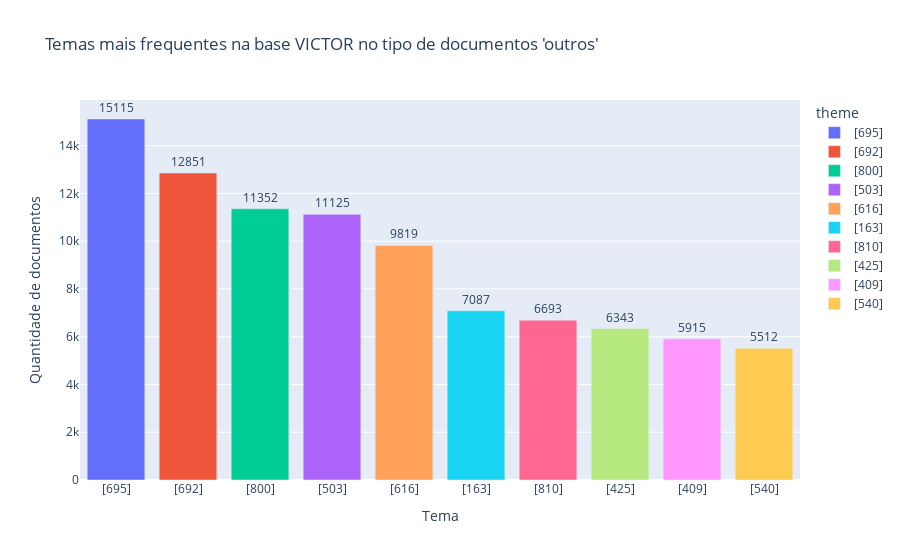

Notebook cell for this chart:
### Markdown cell above
Tema 695: Inclusão do décimo terceiro salário no cálculo do salário-benefício para apuração da Renda Mensal Inicial (RMI) 

Tema 692: Possibilidade de o CONFEA fixar valores de taxas por resolução 

Tema 800: Presunção relativa de inexistência de repercussão geral de recursos extraordinários nos Juizados Especiais Cíveis (Lei 9.099/1995)

Tema 503: Apenas lei pode criar benefícios e vantagens previdenciárias no RGPS

Tema 163: Contribuição previdenciária sobre férias, gratificação natalina, horas extras, adicional noturno etc. 

Tema 540: Fixação de anuidade por conselhos de fiscalização profissional é inconstitucional quando delegada por lei

### Code cell
df_outros = df_view[df_view['document_type'] == 'outros']

themes_outros = df_outros["themes"].value_counts().reset_index()
themes_outros.columns = ["theme", "count"]


fig = px.bar(
    themes_outros.head(10),  
    x="theme",
    y="count",
    text="count",
    title="Temas mais frequentes na base VICTOR no tipo de documentos 'outros'",
    color="theme"
)

fig.update_traces(textposition='outside')
fig.update_layout(
    xaxis_title="Tema", 
    yaxis_title="Quantidade de documentos"
)

fig.show()

### Figure 1 — Plotly figure (JSON) as saved in the notebook; plotly's stock layout.template omitted (floating-point values rounded to 4 significant figures)
{"data": [{"hovertemplate": "theme=%{x}<br>count=%{text}<extra></extra>", "legendgroup": "[695]", "marker": {"color": "#636efa", "pattern": {"shape": ""}}, "name": "[695]", "orientation": "v", "showlegend": true, "text": [15120.0], "textposition": "outside", "type": "bar", "x": ["[695]"], "xaxis": "x", "y": [15115], "yaxis": "y"}, {"hovertemplate": "theme=%{x}<br>count=%{text}<extra></extra>", "legendgroup": "[692]", "marker": {"color": "#EF553B", "pattern": {"shape": ""}}, "name": "[692]", "orientation": "v", "showlegend": true, "text": [12850.0], "textposition": "outside", "type": "bar", "x": ["[692]"], "xaxis": "x", "y": [12851], "yaxis": "y"}, {"hovertemplate": "theme=%{x}<br>count=%{text}<extra></extra>", "legendgroup": "[800]", "marker": {"color": "#00cc96", "pattern": {"shape": ""}}, "name": "[800]", "orientation": "v", "showlegend": true, "text": [11350.0], "textposition": "outside", "type": "bar", "x": ["[800]"], "xaxis": "x", "y": [11352], "yaxis": "y"}, {"hovertemplate": "theme=%{x}<br>count=%{text}<extra></extra>", "legendgroup": "[503]", "marker": {"color": "#ab63fa", "pattern": {"shape": ""}}, "name": "[503]", "orientation": "v", "showlegend": true, "text": [11120.0], "textposition": "outside", "type": "bar", "x": ["[503]"], "xaxis": "x", "y": [11125], "yaxis": "y"}, {"hovertemplate": "theme=%{x}<br>count=%{text}<extra></extra>", "legendgroup": "[616]", "marker": {"color": "#FFA15A", "pattern": {"shape": ""}}, "name": "[616]", "orientation": "v", "showlegend": true, "text": [9819.0], "textposition": "outside", "type": "bar", "x": ["[616]"], "xaxis": "x", "y": [9819], "yaxis": "y"}, {"hovertemplate": "theme=%{x}<br>count=%{text}<extra></extra>", "legendgroup": "[163]", "marker": {"color": "#19d3f3", "pattern": {"shape": ""}}, "name": "[163]", "orientation": "v", "showlegend": true, "text": [7087.0], "textposition": "outside", "type": "bar", "x": ["[163]"], "xaxis": "x", "y": [7087], "yaxis": "y"}, {"hovertemplate": "theme=%{x}<br>count=%{text}<extra></extra>", "legendgroup": "[810]", "marker": {"color": "#FF6692", "pattern": {"shape": ""}}, "name": "[810]", "orientation": "v", "showlegend": true, "text": [6693.0], "textposition": "outside", "type": "bar", "x": ["[810]"], "xaxis": "x", "y": [6693], "yaxis": "y"}, {"hovertemplate": "theme=%{x}<br>count=%{text}<extra></extra>", "legendgroup": "[425]", "marker": {"color": "#B6E880", "pattern": {"shape": ""}}, "name": "[425]", "orientation": "v", "showlegend": true, "text": [6343.0], "textposition": "outside", "type": "bar", "x": ["[425]"], "xaxis": "x", "y": [6343], "yaxis": "y"}, {"hovertemplate": "theme=%{x}<br>count=%{text}<extra></extra>", "legendgroup": "[409]", "marker": {"color": "#FF97FF", "pattern": {"shape": ""}}, "name": "[409]", "orientation": "v", "showlegend": true, "text": [5915.0], "textposition": "outside", "type": "bar", "x": ["[409]"], "xaxis": "x", "y": [5915], "yaxis": "y"}, {"hovertemplate": "theme=%{x}<br>count=%{text}<extra></extra>", "legendgroup": "[540]", "marker": {"color": "#FECB52", "pattern": {"shape": ""}}, "name": "[540]", "orientation": "v", "showlegend": true, "text": [5512.0], "textposition": "outside", "type": "bar", "x": ["[540]"], "xaxis": "x", "y": [5512], "yaxis": "y"}], "layout": {"barmode": "relative", "legend": {"title": {"text": "theme"}, "tracegroupgap": 0}, "title": {"text": "Temas mais frequentes na base VICTOR no tipo de documentos 'outros'"}, "xaxis": {"anchor": "y", "categoryarray": ["[695]", "[692]", "[800]", "[503]", "[616]", "[163]", "[810]", "[425]", "[409]", "[540]"], "categoryorder": "array", "domain": [0, 1], "title": {"text": "Tema"}}, "yaxis": {"anchor": "x", "domain": [0, 1], "title": {"text": "Quantidade de documentos"}}}}
